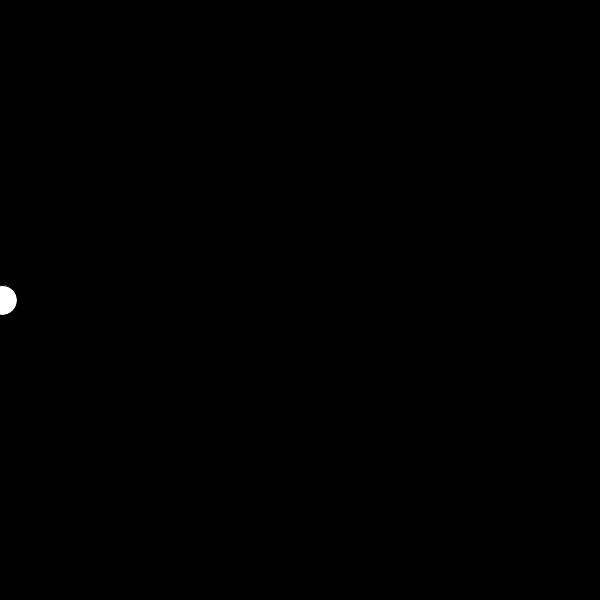
Frame 1 (no input)
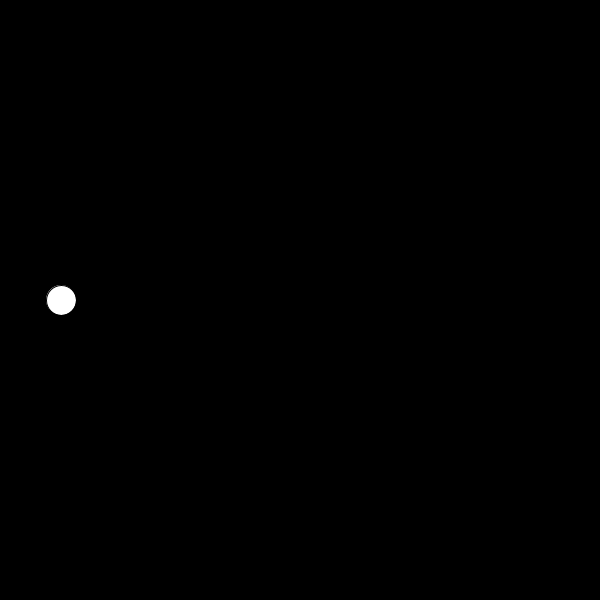
Frame 60 (the mouse pressed at the canvas centre just before this capture)
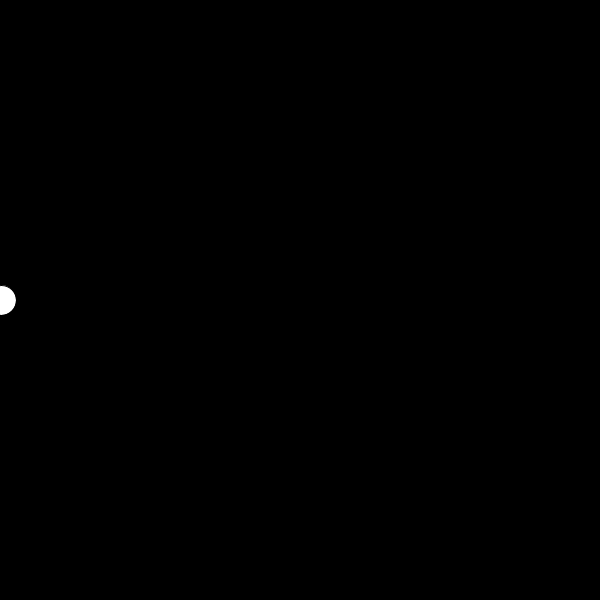
Frame 120 (the mouse held since frame 60 and released just before this capture)

The Processing sketch that drew these frames (run headless with seeded random() and noise(); from frame 60 on, the mouse is pressed at the canvas centre):

// Processing sketch: processing_184694
// ── processing_184694.pde

// BOLITA QUE SE MUEVE CON LA PRESION DEL MOUSE
float px = 1;

void setup () {
size(600, 600);
}
void draw() {
background(0);
if (mousePressed) {
px= px - 1;
}


else {
px=px+1;
}
ellipse(px, 300, 30, 30);
}
